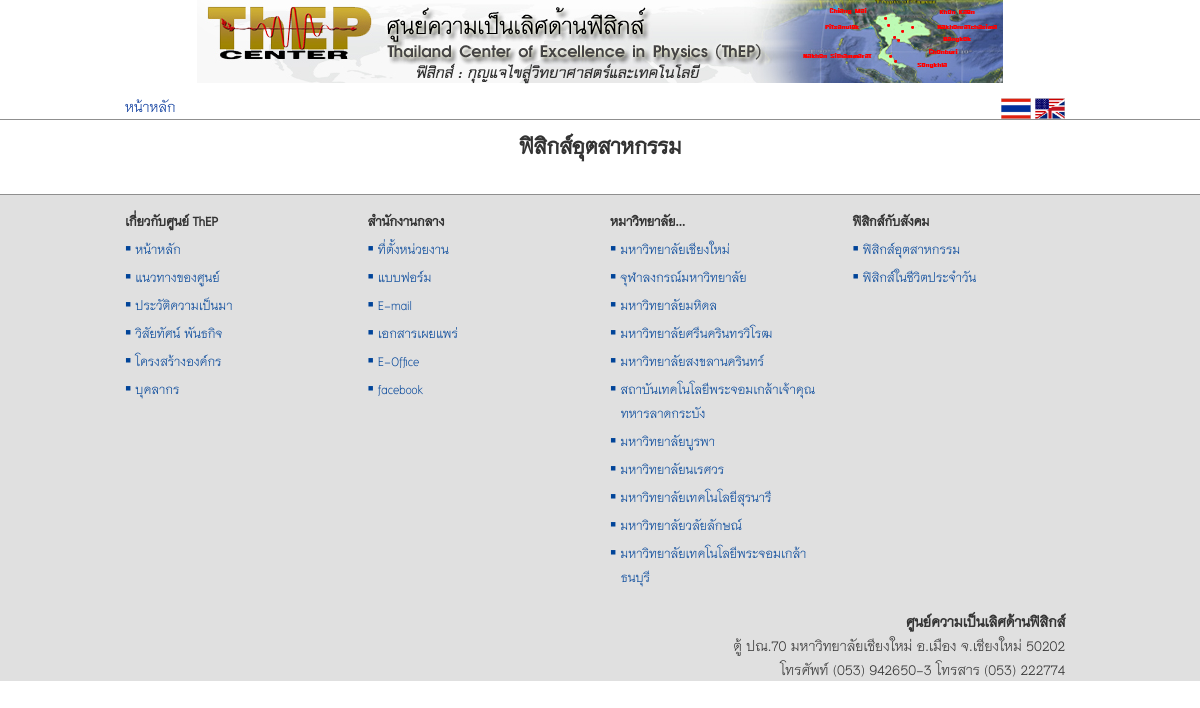
The app's page /views/industrial.php?show=all, older data.
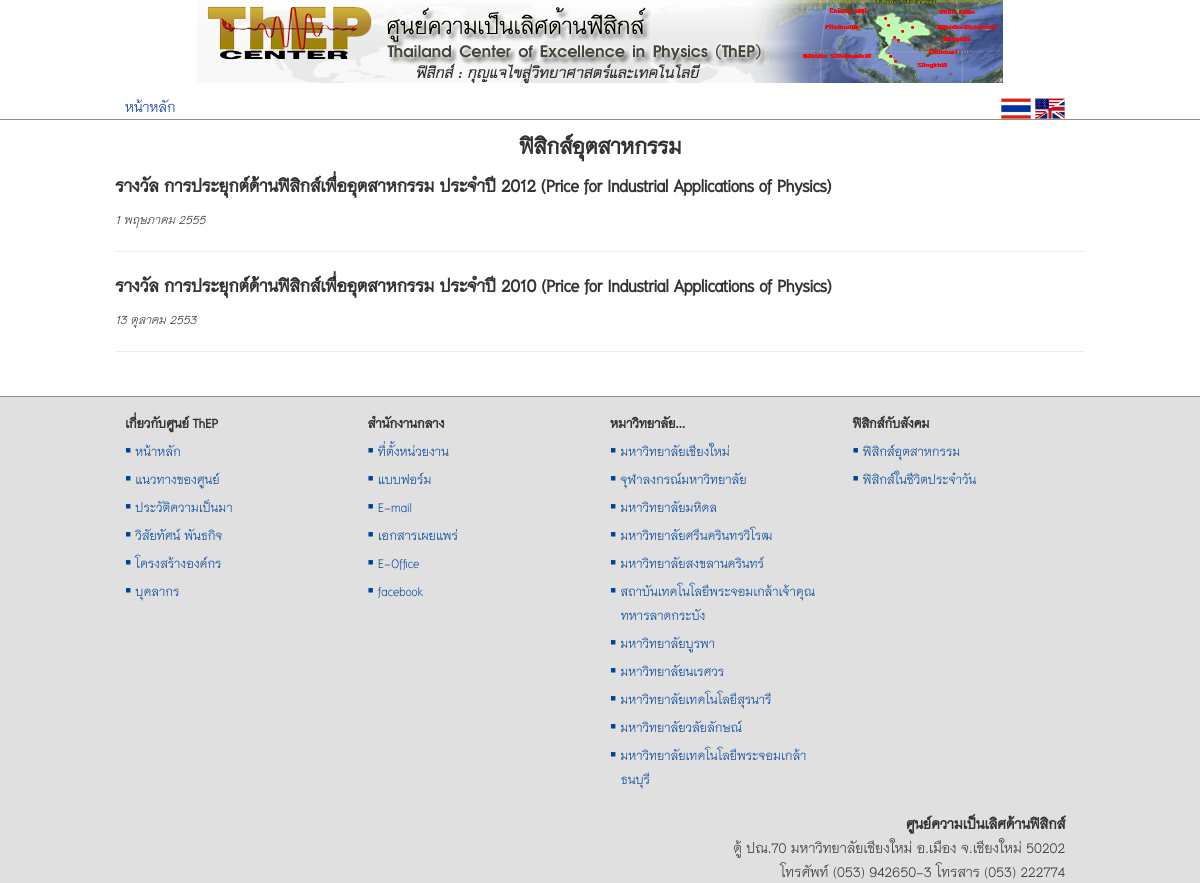
The same page, newer data.
### tables this page shows
CREATE TABLE `tb_social` (
  `id` int(11) NOT NULL auto_increment,
  `type` varchar(255) NOT NULL,
  `title` varchar(255) NOT NULL,
  `date` varchar(255) NOT NULL,
  `featured_img` varchar(255) NOT NULL,
  `content_short` text NOT NULL,
  `content_long` text NOT NULL,
  `modified` varchar(255) NOT NULL,
  PRIMARY KEY  (`id`)
);

### src/system/functions.php (called while the page is built, shortened)
<?php
function thai_date($str_date, $show_day = "n") {
    $time_stamp = strtotime($str_date);
    $days = array("อาทิตย์", "จันทร์", "อังคาร", "พุธ", "พฤหัสบดี", "ศุกร์", "เสาร์");
    $months = array("มกราคม", "กุมภาพันธ์", "มีนาคม", "เมษายน", "พฤษภาคม", "มิถุนายน", "กรกฎาคม", "สิงหาคม", "กันยายน", "ตุลาคม", "พฤศจิกายน", "ธันวาคม");
    $d = date('w', $time_stamp);
    $day = $days[$d];
    $date = date('j', $time_stamp);
    $m = date('m', $time_stamp) - 1;
    $month = $months[$m];
    $year = date('Y', $time_stamp) + 543;
    if ($show_day == 'y') {
        return "วัน$day ที่ $date $month พ.ศ.$year";
    } else {
        return "$date $month $year";
    }
}
?>

### src/views/industrial.php (the view, shortened to what this page needs)
<?php
$type = 'industrial';
?>
</head>
<body>
    <div class="container">
        <div id="show-social" class="row">
            <?php
            if (isset($_GET['article_id'])) {
                $article_id = $_GET['article_id'];
                ?>
                <div class="col-sm-9 col-md-9">
                    <?php
                    $admin_txt = '
                    <p>
                        <a id="edit-social" style="cursor: pointer; font-weight: bold;"><span class="glyphicon glyphicon-wrench"></span> Edit</a>
                    </p>
                    <script>
                        $(function() {
                            $("#edit-social").click(function() {
                                $(document).ajaxStart(function() {
                                    $("#show-social").html("<div class=\"span12 text-center\" ><img src=\"../images/demo_wait.gif\"></div>");
                                });
                                $.get("' . controller('edit-social') . '", {edit_social:' . $article_id . '},
                                function(data) {
                                    $("#show-social").html(data);
                                }
                                );
                            });
                        });
                    </script>
                             ';
                    admin($admin_txt);
                    $sql = "SELECT * FROM tb_social WHERE id = $article_id AND type = '$type';";
                    $result = mysql_query($sql);
                    if (!empty($result)) {
                        while ($p = mysql_fetch_array($result)) {
                            echo '
                    <div>
                        <h3>' . htmlspecialchars_decode($p['title']) . '</h3>
                        <p><small><em>' . thai_date($p['date']) . '</small></em></p>
                        ' . htmlspecialchars_decode($p['content_long']) . '
                    </div>
                            ';
                        }
                    } else {
                        echo '
                        <div class="bs-example">
                            <p>ขออภัย ไม่พบข้อมูล</p>
                        </div>
                        ';
                    }
                    ?>
                </div>
                <div class="col-sm-3 col-md-3">
                    <h3 class="text-center">บทความย้อนหลัง</h3>
                    <?php
                    $sql = "SELECT * FROM tb_social WHERE type = '$type' ORDER BY date DESC;";
                    $result = mysql_query($sql);
                    if (mysql_num_rows($result) > 0) {
                        while ($p = mysql_fetch_array($result)) {
                            echo '
                        <p><a href="' . $type . '.php?article_id=' . $p['id'] . '">' . htmlspecialchars_decode($p['title']) . '</a></p>
                        <hr>
                            ';
                        }
                        ?>
                        <a href="<?php echo $type; ?>.php?show=all"><em>บทความทั้งหมด</em></a>
                        <?php
                    } else {
                        echo '
                        <div class="bs-example">
                            <p>ขออภัย ไม่พบข้อมูล</p>
                        </div>
                        ';
                    }
                    ?>
                </div>
                <?php
            } elseif (isset($_GET['show'])) {
                echo '<h2 class="text-center">ฟิสิกส์อุตสาหกรรม</h2>';
                $sql = "SELECT * FROM tb_social WHERE type = '$type' ORDER BY date DESC;";
                $result = mysql_query($sql);
                if (mysql_num_rows($result) > 0) {
                    while ($p = mysql_fetch_array($result)) {
                        echo '
                        <h3><a href="' . $type . '.php?article_id=' . $p['id'] . '">' . htmlspecialchars_decode($p['title']) . '</a></h3>
                        <small><em>' . thai_date($p['date']) . '</em></small>
                        <hr>
                            ';
                    }
                }
            }
            ?>
        </div>
    </div>
</body>
</html>

Row changes from the older to the newer data that the page shows:
added tb_social: title "รางวัล การประยุกต์ด้านฟิสิกส์เพื่ออุตสาหกรรม ประจำปี 2012 (Price for Industrial Applications of Physics)", date "1 พฤษภาคม 2555"
added tb_social: title "รางวัล การประยุกต์ด้านฟิสิกส์เพื่ออุตสาหกรรม ประจำปี 2010 (Price for Industrial Applications of Physics)", date "13 ตุลาคม 2553"
